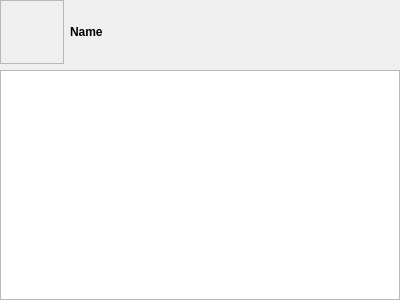
<?xml version="1.0" encoding="UTF-8"?>
<ui version="4.0">
 <class>WidgetPrivateMessage</class>
 <widget class="QWidget" name="WidgetPrivateMessage">
  <property name="geometry">
   <rect>
    <x>0</x>
    <y>0</y>
    <width>400</width>
    <height>300</height>
   </rect>
  </property>
  <property name="windowTitle">
   <string>PrivateMessage</string>
  </property>
  <property name="windowIcon">
   <iconset resource="../Resource.qrc">
    <normaloff>:/Resource/Chat/Chat.png</normaloff>:/Resource/Chat/Chat.png</iconset>
  </property>
  <layout class="QVBoxLayout" name="verticalLayout">
   <property name="margin">
    <number>0</number>
   </property>
   <item>
    <layout class="QHBoxLayout" name="horizontalLayout">
     <item>
      <widget class="QLabel" name="labelAvatar">
       <property name="minimumSize">
        <size>
         <width>64</width>
         <height>64</height>
        </size>
       </property>
       <property name="maximumSize">
        <size>
         <width>64</width>
         <height>64</height>
        </size>
       </property>
       <property name="frameShape">
        <enum>QFrame::StyledPanel</enum>
       </property>
       <property name="frameShadow">
        <enum>QFrame::Sunken</enum>
       </property>
       <property name="text">
        <string/>
       </property>
       <property name="pixmap">
        <pixmap resource="../Resource.qrc">:/Resource/Chat/DefaultAvatar.png</pixmap>
       </property>
       <property name="scaledContents">
        <bool>true</bool>
       </property>
      </widget>
     </item>
     <item>
      <widget class="QLabel" name="label">
       <property name="styleSheet">
        <string notr="true">font: 75 14pt &quot;Sans Serif&quot;;
font-weight: bold;</string>
       </property>
       <property name="text">
        <string>Name</string>
       </property>
      </widget>
     </item>
    </layout>
   </item>
   <item>
    <widget class="QTextBrowser" name="textEdit"/>
   </item>
  </layout>
 </widget>
 <resources>
  <include location="../Resource.qrc"/>
 </resources>
 <connections/>
</ui>
